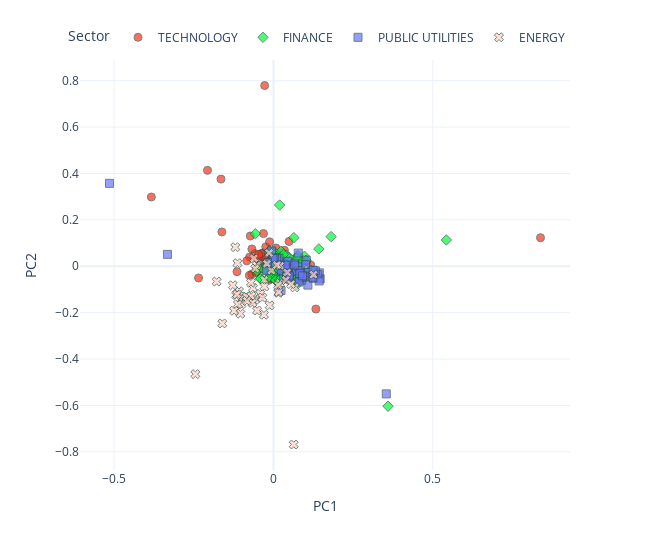

Source (notebook cell):
### Code cell
from utils.visualisation_functions import pca_plot_from_embeddings

pca_plot_from_embeddings(
    embedding_matrix=embeddings.weight.detach().numpy(),
    sectors=data.sectors,
    tickers=data.tickers,
    industries=data.industries,
    names=data.names,
    dimensions=2,
    reduced=True,
    method="PCA",
    return_df=False,
    rand_state=None,
)

### Figure 1 — Plotly figure (JSON) as saved in the notebook; plotly's stock layout.template omitted (floating-point values rounded to 4 significant figures; data arrays with more than 128 entries replaced by an {"elided": "..."} marker saying what was removed)
{"data": [{"customdata": {"elided": "67x3 str values"}, "hovertemplate": "<b>%{hovertext}</b><br><br>Sector=%{customdata[1]}<br>PC1=%{x}<br>PC2=%{y}<br>ticker=%{customdata[0]}<br>industry=%{customdata[2]}<extra></extra>", "hovertext": ["COMPUTER MANUFACTURING", "EDP SERVICES", "COMPUTER SOFTWARE: PREPACKAGED SOFTWARE", "SEMICONDUCTORS", "EDP SERVICES", "COMPUTER SOFTWARE: PREPACKAGED SOFTWARE", "EDP SERVICES", "SEMICONDUCTORS", "COMPUTER SOFTWARE: PREPACKAGED SOFTWARE", "ELECTRICAL PRODUCTS", "COMPUTER SOFTWARE: PREPACKAGED SOFTWARE", "EDP SERVICES", "COMPUTER SOFTWARE: PREPACKAGED SOFTWARE", "EDP SERVICES", "EDP SERVICES", "RADIO AND TELEVISION BROADCASTING AND COMMUNICATIONS EQUIPMENT", "SEMICONDUCTORS", "COMPUTER COMMUNICATIONS EQUIPMENT", "ELECTRICAL PRODUCTS", "INDUSTRIAL MACHINERY/COMPONENTS", "SEMICONDUCTORS", "COMPUTER COMMUNICATIONS EQUIPMENT", "SEMICONDUCTORS", "INDUSTRIAL MACHINERY/COMPONENTS", "COMPUTER SOFTWARE: PREPACKAGED SOFTWARE", "RADIO AND TELEVISION BROADCASTING AND COMMUNICATIONS EQUIPMENT", "INDUSTRIAL MACHINERY/COMPONENTS", "EDP SERVICES", "COMPUTER MANUFACTURING", "COMPUTER MANUFACTURING", "SEMICONDUCTORS", "SEMICONDUCTORS", "ADVERTISING", "INDUSTRIAL MACHINERY/COMPONENTS", "EDP SERVICES", "PROFESSIONAL SERVICES", "SEMICONDUCTORS", "INDUSTRIAL MACHINERY/COMPONENTS", "SEMICONDUCTORS", "PROFESSIONAL SERVICES", "COMPUTER SOFTWARE: PREPACKAGED SOFTWARE", "RADIO AND TELEVISION BROADCASTING AND COMMUNICATIONS EQUIPMENT", "SEMICONDUCTORS", "SEMICONDUCTORS", "ADVERTISING", "COMPUTER SOFTWARE: PREPACKAGED SOFTWARE", "ELECTRICAL PRODUCTS", "SEMICONDUCTORS", "ELECTRICAL PRODUCTS", "INDUSTRIAL MACHINERY/COMPONENTS", "COMPUTER SOFTWARE: PREPACKAGED SOFTWARE", "EDP SERVICES", "SEMICONDUCTORS", "SEMICONDUCTORS", "INDUSTRIAL MACHINERY/COMPONENTS", "SEMICONDUCTORS", "INDUSTRIAL MACHINERY/COMPONENTS", "COMPUTER SOFTWARE: PREPACKAGED SOFTWARE", "RETAIL: COMPUTER SOFTWARE & PERIPHERAL EQUIPMENT", "SEMICONDUCTORS", "COMPUTER SOFTWARE: PREPACKAGED SOFTWARE", "EDP SERVICES", "ELECTRONIC COMPONENTS", "ADVERTISING", "SEMICONDUCTORS", "COMPUTER PERIPHERAL EQUIPMENT", "EDP SERVICES"], "legendgroup": "TECHNOLOGY", "marker": {"color": "#FD3216", "line": {"color": "DarkSlateGrey", "width": 1}, "opacity": 0.7, "size": 8, "symbol": "circle"}, "mode": "markers", "name": "TECHNOLOGY", "orientation": "v", "showlegend": true, "type": "scatter", "x": [0.0108, -0.05236, 0.0974, -0.03748, 0.0752, 0.0275, -0.235, -0.02499, 0.01407, -0.03326, 0.01751, 0.004053, -0.02401, 0.04746, -0.0458, -0.03131, -0.01412, 0.01859, -0.07465, -0.005687, -0.06769, -0.03385, -0.0503, -0.03835, -0.005008, -0.0387, -0.08359, 0.04228, -0.01172, -0.01154, -0.1143, -0.009002, 0.01422, -0.006852, -0.01044, 0.03509, -0.3831, -0.01278, -0.05821, 0.009505, 0.01666, 0.03437, 0.04882, 0.05085, 0.007794, 0.02906, 0.03006, -0.07548, -0.1619, -0.02038, -0.01587, -0.02758, -0.207, -0.06775, -0.05484, -0.1646, -0.01061, 0.1171, -0.01218, -0.02411, 0.001442, 0.1331, -0.07263, -0.01385, -0.03848, -0.04635, 0.8379], "xaxis": "x", "y": [-0.03208, -0.01773, 0.02125, -0.006632, -0.06203, 0.001209, -0.05043, 0.01851, 0.04302, 0.0579, 0.02204, -0.0007873, 0.08339, 0.01014, -0.002407, 0.1408, -0.05996, 0.04464, 0.03965, 0.03558, -0.03412, 0.03984, 0.03343, 0.04478, -0.0531, 0.0542, 0.02331, 0.007651, 0.01596, 0.01489, -0.0233, -0.01236, 0.009217, 0.01325, 0.06617, -0.03073, 0.2986, -0.02238, 0.05464, 0.01386, -0.01919, 0.06893, 0.1069, -0.01961, 0.07868, -0.03854, -0.00596, -0.03919, 0.1481, -0.001582, -0.0153, 0.7793, 0.4136, 0.07462, -0.02591, 0.3757, -0.00954, 0.005183, 0.1055, 0.02999, 0.04054, -0.1845, 0.1304, 0.02289, -0.01185, 0.05119, 0.1231], "yaxis": "y"}, {"customdata": {"elided": "93x3 str values"}, "hovertemplate": "<b>%{hovertext}</b><br><br>Sector=%{customdata[1]}<br>PC1=%{x}<br>PC2=%{y}<br>ticker=%{customdata[0]}<br>industry=%{customdata[2]}<extra></extra>", "hovertext": ["INVESTMENT MANAGERS", "DIVERSIFIED COMMERCIAL SERVICES", "LIFE INSURANCE", "PROPERTY-CASUALTY INSURERS", "ACCIDENT &HEALTH INSURANCE", "PROPERTY-CASUALTY INSURERS", "SPECIALTY INSURERS", "SPECIALTY INSURERS", "MAJOR BANKS", "FINANCE: CONSUMER SERVICES", "MAJOR BANKS", "MAJOR BANKS", "COMMERCIAL BANKS", "COMMERCIAL BANKS", "INVESTMENT MANAGERS", "MAJOR BANKS", "MAJOR BANKS", "MAJOR BANKS", "SPECIALTY INSURERS", "MAJOR BANKS", "MAJOR BANKS", "PROPERTY-CASUALTY INSURERS", "MAJOR BANKS", "MAJOR BANKS", "LIFE INSURANCE", "PROPERTY-CASUALTY INSURERS", "MAJOR BANKS", "PROPERTY-CASUALTY INSURERS", "MAJOR BANKS", "FINANCE: CONSUMER SERVICES", "FINANCE: CONSUMER SERVICES", "INVESTMENT MANAGERS", "MAJOR BANKS", "MAJOR BANKS", "MAJOR BANKS", "MAJOR BANKS", "MAJOR BANKS", "MAJOR BANKS", "MAJOR BANKS", "MAJOR BANKS", "MAJOR BANKS", "MAJOR BANKS", "MAJOR BANKS", "PROPERTY-CASUALTY INSURERS", "PROPERTY-CASUALTY INSURERS", "INVESTMENT MANAGERS", "LIFE INSURANCE", "PROPERTY-CASUALTY INSURERS", "PROPERTY-CASUALTY INSURERS", "PROPERTY-CASUALTY INSURERS", "SPECIALTY INSURERS", "MAJOR BANKS", "MAJOR BANKS", "MAJOR BANKS", "MAJOR BANKS", "PROPERTY-CASUALTY INSURERS", "SAVINGS INSTITUTIONS", "PROPERTY-CASUALTY INSURERS", "MAJOR BANKS", "MAJOR BANKS", "INVESTMENT BANKERS/BROKERS/SERVICE", "PROPERTY-CASUALTY INSURERS", "DIVERSIFIED COMMERCIAL SERVICES", "INVESTMENT BANKERS/BROKERS/SERVICE", "INVESTMENT BANKERS/BROKERS/SERVICE", "FINANCE/INVESTORS SERVICES", "PROPERTY-CASUALTY INSURERS", "MAJOR BANKS", "FINANCE: CONSUMER SERVICES", "MAJOR BANKS", "FINANCE: CONSUMER SERVICES", "MAJOR BANKS", "MAJOR BANKS", "MAJOR BANKS", "MAJOR BANKS", "LIFE INSURANCE", "MAJOR BANKS", "INVESTMENT BANKERS/BROKERS/SERVICE", "MAJOR BANKS", "PROPERTY-CASUALTY INSURERS", "MAJOR BANKS", "MAJOR BANKS", "ACCIDENT &HEALTH INSURANCE", "MAJOR BANKS", "MAJOR BANKS", "MAJOR BANKS", "MAJOR BANKS", "MAJOR BANKS", "MAJOR BANKS", "PROPERTY-CASUALTY INSURERS", "MAJOR BANKS", "MAJOR BANKS", "MAJOR BANKS"], "legendgroup": "FINANCE", "marker": {"color": "#00FE35", "line": {"color": "DarkSlateGrey", "width": 1}, "opacity": 0.7, "size": 8, "symbol": "diamond"}, "mode": "markers", "name": "FINANCE", "orientation": "v", "showlegend": true, "type": "scatter", "x": [0.0109, 0.05239, -0.05689, 0.0601, 0.01472, 0.06412, 0.08217, 0.07673, 0.04833, 0.03001, 0.05107, -0.019, -0.002385, 0.09733, 0.02883, -0.02114, 0.08677, -0.01678, -0.01404, 0.02833, 0.05587, 0.1025, 0.08892, 0.06549, 0.1809, 0.07237, 0.02694, 0.02781, -0.01823, -0.007256, 0.03014, -0.01459, 0.5423, 0.03468, 0.01697, 0.02144, -0.002773, -0.04831, -0.0125, -0.04065, 0.01111, 0.007728, 0.007834, -0.0522, 0.07254, 0.02371, 0.08233, 0.3594, 0.07276, 0.02677, 0.1424, 0.01279, 0.02748, 0.06412, 0.02082, 0.03166, 0.007547, 0.05745, 0.05548, 0.004012, 0.04857, 0.04597, -0.01223, 0.0401, 0.0147, 0.01932, 0.01613, 0.1173, 0.05889, -0.02147, 0.004534, -0.003742, -0.04073, 0.01522, -0.03004, 0.08664, 0.003788, -0.004957, 0.006302, 0.02498, 0.03156, 0.06841, -0.003197, 0.04107, 0.07326, 0.01389, 0.09653, 0.0183, 0.08269, 0.0145, 0.0598, 0.02359, 0.01913], "xaxis": "x", "y": [0.002535, -0.03854, 0.1404, 0.004391, -0.0644, 0.007027, -0.03601, 0.04602, -0.0565, 0.03187, -0.009244, -0.02411, 0.05542, 0.04315, -0.02248, 0.008678, -0.01704, 0.01492, 0.006193, -0.002136, -0.01299, 0.02527, 0.01965, -0.02373, 0.1277, -0.03411, -0.005265, -0.03565, -0.003267, -0.04792, 0.02972, -0.02323, 0.1135, -0.02188, 0.03692, 0.002546, -0.02972, -0.004649, -0.04694, -0.05224, 0.03823, -0.01482, -0.04676, -0.02029, -0.04768, 0.06495, -0.006886, -0.6035, 0.03757, 0.007435, 0.07478, -0.05135, -0.04103, 0.1234, -0.01035, 0.03253, -0.06213, -0.01429, -0.002817, -0.006652, 0.03858, -0.04949, 0.06653, 0.04801, -0.05426, 0.2641, 0.03315, -0.01743, -0.008734, 0.0008371, 0.05814, 0.06045, -0.05416, 0.01637, -0.01391, 0.006752, 0.01993, 0.009848, -0.05949, -0.04881, 0.05095, -0.008568, 0.01414, -0.001544, -0.07964, 0.02708, -0.04521, -0.06025, -0.05615, -0.01074, 0.01417, -0.00492, 0.0008806], "yaxis": "y"}, {"customdata": {"elided": "57x3 str values"}, "hovertemplate": "<b>%{hovertext}</b><br><br>Sector=%{customdata[1]}<br>PC1=%{x}<br>PC2=%{y}<br>ticker=%{customdata[0]}<br>industry=%{customdata[2]}<extra></extra>", "hovertext": ["ELECTRIC UTILITIES: CENTRAL", "POWER GENERATION", "OIL/GAS TRANSMISSION", "POWER GENERATION", "WATER SUPPLY", "TELECOMMUNICATIONS EQUIPMENT", "ELECTRIC UTILITIES: CENTRAL", "TELECOMMUNICATIONS EQUIPMENT", "TELECOMMUNICATIONS EQUIPMENT", "POWER GENERATION", "ELECTRIC UTILITIES: CENTRAL", "TELECOMMUNICATIONS EQUIPMENT", "WATER SUPPLY", "ELECTRIC UTILITIES: CENTRAL", "ELECTRIC UTILITIES: CENTRAL", "POWER GENERATION", "POWER GENERATION", "ELECTRIC UTILITIES: CENTRAL", "ELECTRIC UTILITIES: CENTRAL", "ELECTRIC UTILITIES: CENTRAL", "POWER GENERATION", "TELECOMMUNICATIONS EQUIPMENT", "ELECTRIC UTILITIES: CENTRAL", "ELECTRIC UTILITIES: CENTRAL", "POWER GENERATION", "ELECTRIC UTILITIES: CENTRAL", "OIL/GAS TRANSMISSION", "POWER GENERATION", "OIL/GAS TRANSMISSION", "OIL/GAS TRANSMISSION", "ELECTRIC UTILITIES: CENTRAL", "OIL & GAS PRODUCTION", "ELECTRIC UTILITIES: CENTRAL", "POWER GENERATION", "POWER GENERATION", "TELECOMMUNICATIONS EQUIPMENT", "ELECTRIC UTILITIES: CENTRAL", "ELECTRIC UTILITIES: CENTRAL", "ELECTRIC UTILITIES: CENTRAL", "TELECOMMUNICATIONS EQUIPMENT", "POWER GENERATION", "OIL/GAS TRANSMISSION", "ELECTRIC UTILITIES: CENTRAL", "OIL/GAS TRANSMISSION", "OIL & GAS PRODUCTION", "TELECOMMUNICATIONS EQUIPMENT", "TELECOMMUNICATIONS EQUIPMENT", "NATURAL GAS DISTRIBUTION", "NATURAL GAS DISTRIBUTION", "TELECOMMUNICATIONS EQUIPMENT", "TELECOMMUNICATIONS EQUIPMENT", "NATURAL GAS DISTRIBUTION", "TELECOMMUNICATIONS EQUIPMENT", "POWER GENERATION", "ENVIRONMENTAL SERVICES", "NATURAL GAS DISTRIBUTION", "WATER SUPPLY"], "legendgroup": "PUBLIC UTILITIES", "marker": {"color": "#6A76FC", "line": {"color": "DarkSlateGrey", "width": 1}, "opacity": 0.7, "size": 8, "symbol": "square"}, "mode": "markers", "name": "PUBLIC UTILITIES", "orientation": "v", "showlegend": true, "type": "scatter", "x": [0.1441, 0.1081, 0.04832, 0.02101, 0.004042, 0.06767, 0.03112, 0.01743, -0.3326, 0.1095, 0.08194, 0.07781, 0.01033, 0.09783, 0.1256, 0.04456, 0.1466, 0.1047, 0.04411, 0.1029, 0.08865, -0.005892, 0.04189, 0.1393, 0.1313, 0.1434, 0.05098, 0.07173, 0.06662, 0.04943, 0.1002, 0.02499, 0.07897, 0.04517, 0.09256, 0.04768, 0.04094, 0.08467, 0.1011, -0.5145, 0.0823, 0.1243, 0.1236, 0.04531, 0.04681, 0.002772, -0.0215, 0.0666, 0.07984, -0.00126, -0.01889, 0.04992, 0.02372, 0.09097, 0.03726, 0.354, 0.02367], "xaxis": "x", "y": [-0.02866, -0.08118, 0.002774, 0.00203, 0.01381, -0.02174, -0.05411, 0.03436, 0.05123, -0.03757, -0.05351, 0.05679, 0.03543, -0.03927, -0.0519, -0.04869, -0.05413, -0.02692, -0.02007, 0.02629, -0.05967, 0.06622, -0.01281, -0.03625, -0.02008, -0.06327, -0.03679, -0.02074, 0.01373, -0.04701, -0.04385, -0.01976, -0.002644, -0.006038, -0.04703, 0.003581, -0.04434, -0.01866, 0.007043, 0.3575, -0.03185, -0.01735, -0.04713, 0.02156, -0.05096, 0.03547, -0.01936, 0.005456, -0.06795, 0.03466, 0.01638, -0.0417, 0.004841, -0.0412, 0.004853, -0.5502, -0.1049], "yaxis": "y"}, {"customdata": {"elided": "46x3 str values"}, "hovertemplate": "<b>%{hovertext}</b><br><br>Sector=%{customdata[1]}<br>PC1=%{x}<br>PC2=%{y}<br>ticker=%{customdata[0]}<br>industry=%{customdata[2]}<extra></extra>", "hovertext": ["INTEGRATED OIL COMPANIES", "OIL & GAS PRODUCTION", "OIL & GAS PRODUCTION", "INDUSTRIAL MACHINERY/COMPONENTS", "INDUSTRIAL MACHINERY/COMPONENTS", "METAL FABRICATIONS", "INTEGRATED OIL COMPANIES", "NATURAL GAS DISTRIBUTION", "INTEGRATED OIL COMPANIES", "INDUSTRIAL MACHINERY/COMPONENTS", "OIL & GAS PRODUCTION", "INTEGRATED OIL COMPANIES", "OIL & GAS PRODUCTION", "INTEGRATED OIL COMPANIES", "OIL & GAS PRODUCTION", "OIL & GAS PRODUCTION", "CONSUMER ELECTRONICS/APPLIANCES", "OIL & GAS PRODUCTION", "OIL & GAS PRODUCTION", "OIL & GAS PRODUCTION", "CONSUMER ELECTRONICS/APPLIANCES", "OILFIELD SERVICES/EQUIPMENT", "INTEGRATED OIL COMPANIES", "OIL & GAS PRODUCTION", "OIL REFINING/MARKETING", "ELECTRIC UTILITIES: CENTRAL", "OIL & GAS PRODUCTION", "OIL & GAS PRODUCTION", "OIL & GAS PRODUCTION", "OIL & GAS PRODUCTION", "OIL & GAS PRODUCTION", "OILFIELD SERVICES/EQUIPMENT", "OIL & GAS PRODUCTION", "CONSUMER ELECTRONICS/APPLIANCES", "OIL & GAS PRODUCTION", "OIL & GAS PRODUCTION", "OIL & GAS PRODUCTION", "OIL & GAS PRODUCTION", "OILFIELD SERVICES/EQUIPMENT", "OIL & GAS PRODUCTION", "OIL & GAS PRODUCTION", "OIL & GAS PRODUCTION", "OIL & GAS PRODUCTION", "INTEGRATED OIL COMPANIES", "METAL FABRICATIONS", "INTEGRATED OIL COMPANIES"], "legendgroup": "ENERGY", "marker": {"color": "#FED4C4", "line": {"color": "DarkSlateGrey", "width": 1}, "opacity": 0.7, "size": 8, "symbol": "x"}, "mode": "markers", "name": "ENERGY", "orientation": "v", "showlegend": true, "type": "scatter", "x": [-0.113, -0.09625, 0.01561, 0.02056, -0.01349, -0.08541, 0.01638, 0.04288, -0.006173, -0.06131, -0.02884, 0.01928, 0.06373, 0.06716, -0.02989, -0.01184, 0.01093, -0.05808, 0.03868, -0.05136, -0.02067, -0.06424, -0.108, -0.1039, -0.1197, 0.1258, -0.04143, -0.06935, -0.1009, -0.1605, -0.03467, -0.07064, 0.01511, -0.05261, -0.0662, -0.1116, -0.05709, -0.02812, -0.117, -0.08334, -0.1234, -0.1782, -0.245, -0.1139, -0.1275, 0.05531], "xaxis": "x", "y": [0.01336, -0.1358, -0.1146, 0.001974, 0.05761, -0.13, -0.1104, -0.02671, -0.01834, 0.03426, -0.05892, -0.07223, -0.7684, -0.09071, -0.2091, -0.1687, 0.005321, -0.1443, -0.05908, -0.1907, 0.01074, -0.09336, -0.108, -0.2046, 0.08221, -0.03615, -0.1191, -0.1287, -0.1636, -0.2465, -0.1351, -0.07112, -0.08145, 0.002478, -0.1577, -0.1639, -0.00997, -0.08752, -0.1241, -0.1494, -0.192, -0.06589, -0.4651, -0.1208, -0.08177, -0.07687], "yaxis": "y"}], "layout": {"height": 550, "legend": {"orientation": "h", "title": {"text": "Sector"}, "tracegroupgap": 0, "x": 1, "xanchor": "right", "y": 1.02, "yanchor": "bottom"}, "margin": {"t": 60}, "width": 650, "xaxis": {"anchor": "y", "domain": [0, 1], "title": {"text": "PC1"}}, "yaxis": {"anchor": "x", "domain": [0, 1], "title": {"text": "PC2"}}}}
